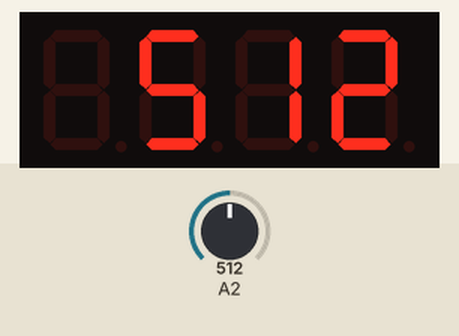
The sketch below on a simulated Arduino Uno, built with avr-gcc and run on an emulated ATmega328P. Shown: 4-digit seven-segment display. The test bench sets the inputs (shaded band); at power-on: A2 = 512.

Above: at 2.2 s.
2.3 s: A2 set to 716
At 3.0 s:
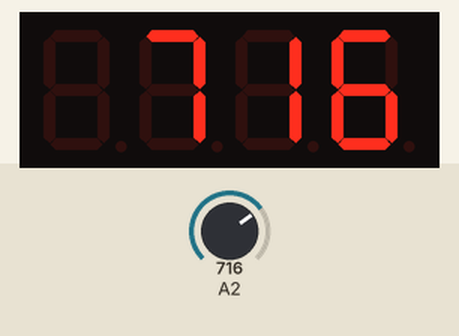
3.8 s: A2 set to 900
At 5.2 s:
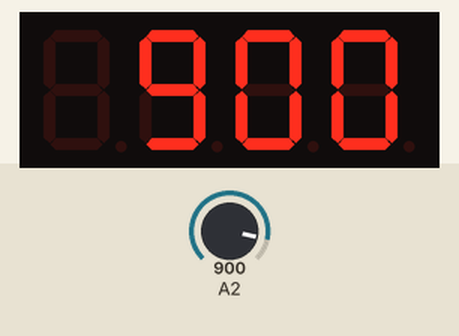
5.5 s: A2 set to 1023
At 6.3 s:
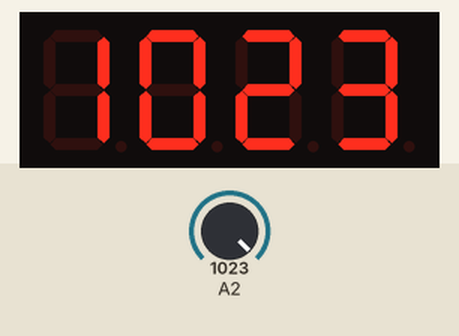
Timing chart, 0 to 8.5 s (numbered marks = the images above; inputs shaded):
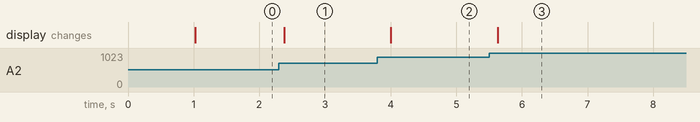

Measured:
- after the input at 2.3 s, the display: changes after 0.08 s (image 1)
- after the input at 3.8 s, the display: changes after 0.21 s (image 2)
- after the input at 5.5 s, the display: changes after 0.13 s (image 3)

The sketch:

ampermetr.ino
```cpp
/*
 * калибровка выполняется замером тока 1А через датчик тока, на дисплее будет показываться число
 * данное число необходимо будет вписать в переменную k (14 номер строки) заменив значение 100 на калибровочную
 * после этого  калибровку на 0 и прошить заново (13 строка)
*/

#include "TM1637Display.h"
#define hollaOUT  PB2
#define CLK  PB3   // CLK
#define DIO  PB4   // DIO
TM1637Display display(CLK, DIO);

float I;
#define calibration 1 // 1 вкл калибровку 0 - выкл
int k = 100; //ЗАМЕНИТЬ

void setup() {
  display.setBrightness(0x02);
  delay(1000);
}
void loop() {
  // put your main code here, to run repeatedly:
  if(calibration == 1){
    display.showNumberDec(analogRead(hollaOUT), false);
  }else{
    I = (float)analogRead(hollaOUT)/k;
    display.showNumberDecEx(I);
  }
  delay(250);
}
```
